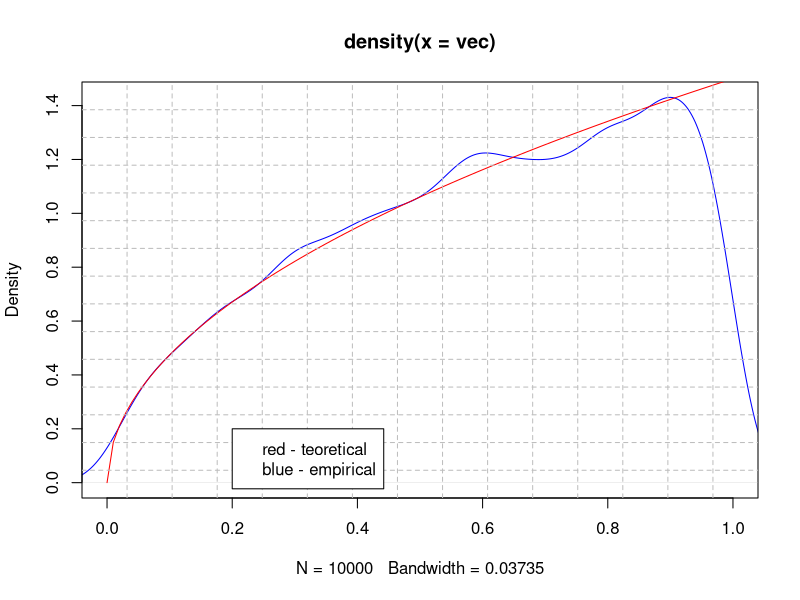
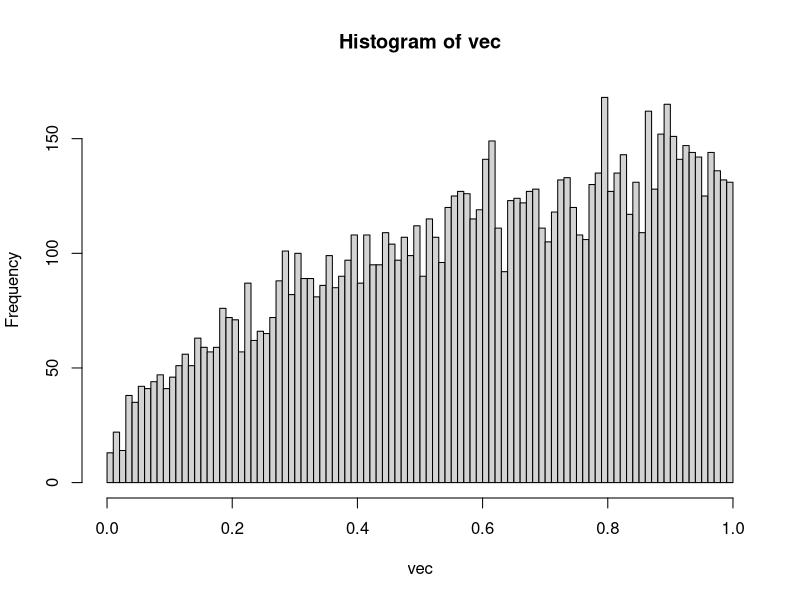

Generate these figures, in order, with R:

task3_1 <- function(vec){
  plot(x = density(vec), xlim = c(0, 1), col = "blue")
  curve(dens, add = T, col = "red")
  grid(nx = 15, ny = 15, lty = 2, col = "gray", lwd = 1)
  legend(0.2, 0.2, c("red - teoretical", "blue - empirical"))
}

task3_2 <- function(vec){
  prob <- rep(100, 0)
  step <- 1 / 100
  sigment <- seq(step / 2, 1 - step / 2, length = 100)
  teoretical <- hist(vec, breaks = 100)$counts
  
  for(i in 1 : 100){
    prob[i] <- integrate(dens, sigment[i] - step / 2, sigment[i] + step / 2)$value
  }
  chisqr <- c(0)
  for(i in 1 : 100){
    chisqr <- chisqr + (teoretical[i] - prob[i] * length(vec)) ^ 2 / (prob[i] * length(vec))
  }
  cat("counted chi^2:", chisqr, "table 95% chi^2:", qchisq(.95, df = 99), 
      "\nis counted < critical p-value?", (chisqr < qchisq(.95, df = 99)))
}

task3_3 <- function(vec){
  vec <- sort(vec)
  omegasqr <- 1 / (12 * length(vec))
  for(i in 1 : length(vec)){
    omegasqr <- omegasqr + (probobility(vec[i]) - (i - .5) / length(vec)) ^ 2
  }
  cat("counted omega^2:", omegasqr, "table 95% chi^2:", 0.46, 
      "\nis counted < critical p-value?", (omegasqr < .46))
}

dens <- function(x) 1.5 * x ^ (1 / 2)

probobility <- function(x) x ^ (3 / 2)

l <- function(x) 1 / G + 0 * x

G <- max(dens(seq(0, 1, length = 10000)))

r <- G / (integrate((function(x) (G + x * 0)), 0, 1)$value) # x' = runif(0, 1)
                                                            # y' = 3 / 2 * runif(0, 1)
N <- 10000
i <- 1

x <- rep(0, 10000)

while(i <= N){
  xdot <- runif(1, 0, 1)
  ydot <- G * runif(1, 0, 1)
  if(ydot <= dens(xdot)){
    x[i] <- xdot
    i <- i + 1
  }
}

task3_1(x)

task3_2(x)

task3_3(x)
